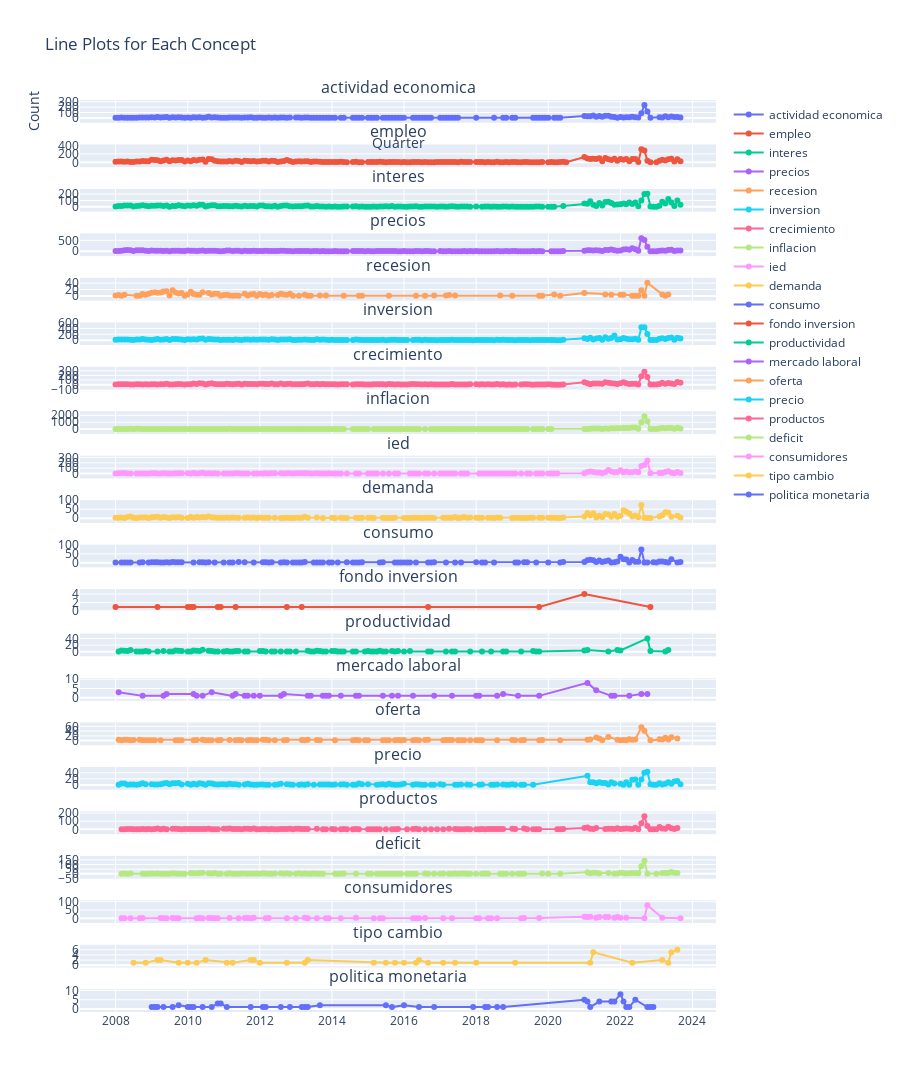

Source (notebook cell):
### Code cell
import plotly.graph_objects as go
from plotly.subplots import make_subplots
import pandas as pd

# Assuming you have the 'inflacion' DataFrame with 'concept_column' and 'month' columns
# You may replace 'inflacion' with your actual DataFrame name

# Convert Period objects to string representation
inflacion['month_str'] = inflacion['month'].astype(str)

# Get unique concepts
unique_concepts = inflacion['text_column'].unique()

# Create subplots
fig = make_subplots(rows=len(unique_concepts), cols=1, shared_xaxes=True, subplot_titles=unique_concepts)

# Iterate through each concept
for i, concept in enumerate(unique_concepts, start=1):
    # Filter DataFrame for the current concept
    concept_data = inflacion[inflacion['text_column'] == concept]
    
    # Pivot the filtered DataFrame
    pivot_table = concept_data.pivot_table(index='month_str', aggfunc='size', fill_value=0)
    
    # Add trace for the concept
    trace = go.Scatter(x=pivot_table.index, y=pivot_table, mode='lines+markers', name=concept)
    fig.add_trace(trace, row=i, col=1)

    # Update layout for each subplot
    fig.update_layout(title_text=f'Line Plot of Counts for {concept}',
                      xaxis_title='Quarter',
                      yaxis_title='Count',
                      showlegend=True)

# Update layout for the entire figure
fig.update_layout(height=len(unique_concepts) * 300, title_text='Line Plots for Each Concept')

# Show the plot
fig.show()

### Figure 1 — Plotly figure (JSON) as saved in the notebook; plotly's stock layout.template omitted (floating-point values rounded to 4 significant figures; data arrays with more than 128 entries replaced by an {"elided": "..."} marker saying what was removed)
{"data": [{"mode": "lines+markers", "name": "actividad economica", "type": "scatter", "x": {"elided": "151 str values"}, "xaxis": "x", "y": {"elided": "151 int values"}, "yaxis": "y"}, {"mode": "lines+markers", "name": "empleo", "type": "scatter", "x": {"elided": "179 str values"}, "xaxis": "x2", "y": {"elided": "179 int values"}, "yaxis": "y2"}, {"mode": "lines+markers", "name": "interes", "type": "scatter", "x": {"elided": "177 str values"}, "xaxis": "x3", "y": {"elided": "177 int values"}, "yaxis": "y3"}, {"mode": "lines+markers", "name": "precios", "type": "scatter", "x": {"elided": "179 str values"}, "xaxis": "x4", "y": {"elided": "179 int values"}, "yaxis": "y4"}, {"mode": "lines+markers", "name": "recesion", "type": "scatter", "x": ["2008-01", "2008-02", "2008-03", "2008-04", "2008-08", "2008-09", "2008-10", "2008-11", "2008-12", "2009-01", "2009-02", "2009-03", "2009-04", "2009-05", "2009-06", "2009-07", "2009-08", "2009-09", "2009-10", "2009-11", "2009-12", "2010-01", "2010-02", "2010-03", "2010-04", "2010-05", "2010-06", "2010-08", "2010-09", "2010-10", "2010-11", "2010-12", "2011-01", "2011-02", "2011-03", "2011-04", "2011-05", "2011-06", "2011-08", "2011-09", "2011-10", "2011-11", "2011-12", "2012-01", "2012-02", "2012-03", "2012-04", "2012-05", "2012-07", "2012-08", "2012-09", "2012-10", "2012-11", "2012-12", "2013-02", "2013-04", "2013-05", "2013-06", "2013-09", "2013-11", "2014-05", "2014-10", "2014-11", "2015-08", "2016-05", "2016-08", "2016-11", "2017-03", "2017-04", "2017-06", "2018-09", "2019-01", "2019-10", "2019-11", "2020-03", "2020-05", "2021-01", "2021-08", "2021-10", "2022-01", "2022-02", "2022-05", "2022-06", "2022-07", "2022-08", "2022-09", "2022-10", "2023-03", "2023-04", "2023-05"], "xaxis": "x5", "y": [2, 3, 1, 4, 1, 1, 6, 4, 7, 10, 12, 10, 11, 14, 15, 2, 18, 11, 8, 9, 1, 5, 13, 6, 4, 4, 12, 9, 5, 7, 7, 1, 3, 4, 2, 1, 2, 1, 7, 2, 5, 6, 1, 6, 3, 5, 1, 3, 3, 7, 5, 4, 7, 1, 1, 4, 1, 1, 2, 2, 1, 1, 1, 1, 1, 1, 2, 2, 3, 2, 2, 1, 1, 1, 5, 1, 9, 5, 4, 4, 4, 1, 1, 1, 18, 1, 41, 5, 1, 5], "yaxis": "y5"}, {"mode": "lines+markers", "name": "inversion", "type": "scatter", "x": {"elided": "181 str values"}, "xaxis": "x6", "y": {"elided": "181 int values"}, "yaxis": "y6"}, {"mode": "lines+markers", "name": "crecimiento", "type": "scatter", "x": {"elided": "180 str values"}, "xaxis": "x7", "y": {"elided": "180 int values"}, "yaxis": "y7"}, {"mode": "lines+markers", "name": "inflacion", "type": "scatter", "x": {"elided": "172 str values"}, "xaxis": "x8", "y": {"elided": "172 int values"}, "yaxis": "y8"}, {"mode": "lines+markers", "name": "ied", "type": "scatter", "x": {"elided": "152 str values"}, "xaxis": "x9", "y": {"elided": "152 int values"}, "yaxis": "y9"}, {"mode": "lines+markers", "name": "demanda", "type": "scatter", "x": {"elided": "154 str values"}, "xaxis": "x10", "y": {"elided": "154 int values"}, "yaxis": "y10"}, {"mode": "lines+markers", "name": "consumo", "type": "scatter", "x": ["2008-01", "2008-03", "2008-04", "2008-05", "2008-06", "2008-09", "2008-10", "2008-12", "2009-01", "2009-02", "2009-03", "2009-04", "2009-05", "2009-06", "2009-07", "2009-08", "2009-09", "2009-10", "2009-11", "2010-03", "2010-05", "2010-06", "2010-07", "2010-08", "2010-10", "2011-01", "2011-03", "2011-04", "2011-06", "2011-08", "2011-11", "2012-02", "2012-03", "2012-04", "2012-05", "2012-08", "2012-09", "2012-10", "2012-12", "2013-01", "2013-02", "2013-03", "2013-04", "2013-07", "2013-08", "2013-09", "2013-10", "2013-12", "2014-01", "2014-03", "2014-06", "2014-08", "2014-09", "2014-10", "2014-11", "2015-05", "2015-06", "2015-10", "2015-11", "2015-12", "2016-01", "2016-02", "2016-03", "2016-05", "2016-09", "2016-10", "2016-11", "2017-03", "2017-06", "2017-08", "2018-01", "2018-03", "2018-04", "2018-07", "2019-02", "2019-03", "2019-05", "2019-06", "2019-09", "2020-01", "2020-05", "2020-06", "2021-01", "2021-02", "2021-03", "2021-04", "2021-05", "2021-06", "2021-07", "2021-08", "2021-09", "2021-10", "2021-11", "2021-12", "2022-01", "2022-02", "2022-03", "2022-04", "2022-05", "2022-06", "2022-07", "2022-08", "2022-09", "2022-10", "2022-12", "2023-01", "2023-02", "2023-03", "2023-04", "2023-05", "2023-06", "2023-08", "2023-09"], "xaxis": "x11", "y": [1, 1, 1, 1, 1, 1, 3, 1, 2, 2, 2, 1, 1, 2, 1, 4, 2, 2, 2, 1, 3, 3, 1, 3, 1, 1, 1, 1, 4, 2, 1, 3, 2, 1, 2, 1, 2, 1, 1, 1, 1, 1, 4, 1, 1, 1, 1, 1, 1, 1, 2, 1, 1, 1, 2, 1, 2, 1, 1, 1, 1, 1, 1, 1, 1, 1, 2, 1, 1, 1, 2, 1, 1, 1, 1, 1, 2, 2, 1, 1, 1, 4, 4, 14, 16, 14, 4, 12, 4, 8, 12, 1, 2, 6, 34, 20, 18, 1, 15, 5, 5, 75, 1, 1, 2, 1, 6, 6, 4, 1, 20, 1, 4], "yaxis": "y11"}, {"mode": "lines+markers", "name": "fondo inversion", "type": "scatter", "x": ["2008-01", "2009-03", "2010-01", "2010-02", "2010-03", "2010-11", "2010-12", "2011-05", "2012-10", "2013-03", "2016-09", "2019-10", "2021-01", "2022-11"], "xaxis": "x12", "y": [1, 1, 1, 1, 1, 1, 1, 1, 1, 1, 1, 1, 4, 1], "yaxis": "y12"}, {"mode": "lines+markers", "name": "productividad", "type": "scatter", "x": ["2008-02", "2008-03", "2008-04", "2008-05", "2008-06", "2008-08", "2008-09", "2008-10", "2008-11", "2008-12", "2009-03", "2009-05", "2009-07", "2009-08", "2009-09", "2009-10", "2009-11", "2010-01", "2010-02", "2010-03", "2010-04", "2010-05", "2010-06", "2010-08", "2010-09", "2010-10", "2010-11", "2011-01", "2011-02", "2011-03", "2011-04", "2011-05", "2011-06", "2011-08", "2011-09", "2012-01", "2012-02", "2012-03", "2012-05", "2012-06", "2012-08", "2012-10", "2012-11", "2013-01", "2013-05", "2013-06", "2013-07", "2013-08", "2013-09", "2013-10", "2013-11", "2014-01", "2014-02", "2014-03", "2014-04", "2014-05", "2014-08", "2014-09", "2014-12", "2015-01", "2015-02", "2015-03", "2015-04", "2015-05", "2015-06", "2015-07", "2015-09", "2015-10", "2015-11", "2016-01", "2016-03", "2016-09", "2016-10", "2017-03", "2017-05", "2017-06", "2017-11", "2018-03", "2018-06", "2018-10", "2018-11", "2019-04", "2019-08", "2019-09", "2019-10", "2021-01", "2021-02", "2021-09", "2021-12", "2022-01", "2022-10", "2022-11", "2023-04", "2023-05"], "xaxis": "x13", "y": [1, 4, 3, 2, 5, 1, 1, 1, 2, 1, 1, 2, 1, 1, 4, 3, 2, 1, 1, 4, 3, 2, 6, 3, 2, 1, 1, 1, 2, 1, 1, 2, 2, 1, 1, 2, 2, 1, 1, 1, 1, 1, 1, 1, 3, 1, 1, 3, 2, 1, 1, 2, 2, 1, 1, 1, 1, 1, 1, 2, 1, 1, 1, 3, 1, 1, 2, 1, 2, 1, 2, 1, 1, 1, 1, 1, 1, 1, 1, 1, 1, 1, 2, 1, 1, 4, 5, 1, 5, 4, 40, 2, 1, 5], "yaxis": "y13"}, {"mode": "lines+markers", "name": "mercado laboral", "type": "scatter", "x": ["2008-02", "2008-10", "2009-05", "2009-06", "2010-03", "2010-04", "2010-06", "2010-09", "2011-04", "2011-05", "2011-08", "2011-09", "2011-11", "2012-01", "2012-08", "2012-09", "2013-05", "2013-06", "2013-10", "2013-11", "2013-12", "2014-04", "2014-09", "2014-10", "2015-06", "2015-09", "2015-11", "2016-04", "2016-11", "2017-05", "2018-01", "2018-02", "2018-08", "2018-10", "2019-03", "2019-10", "2021-02", "2021-05", "2021-10", "2021-11", "2022-04", "2022-08", "2022-10"], "xaxis": "x14", "y": [3, 1, 1, 2, 2, 1, 1, 3, 1, 2, 1, 1, 1, 1, 1, 2, 1, 1, 1, 1, 1, 1, 1, 1, 1, 1, 1, 1, 1, 1, 1, 1, 1, 2, 1, 1, 8, 4, 1, 1, 1, 2, 2], "yaxis": "y14"}, {"mode": "lines+markers", "name": "oferta", "type": "scatter", "x": ["2008-02", "2008-03", "2008-04", "2008-05", "2008-06", "2008-07", "2008-09", "2008-10", "2008-11", "2008-12", "2009-01", "2009-02", "2009-04", "2009-09", "2009-10", "2009-11", "2010-03", "2010-04", "2010-06", "2010-07", "2010-08", "2010-09", "2010-11", "2010-12", "2011-03", "2011-05", "2011-06", "2011-07", "2011-09", "2011-10", "2011-11", "2011-12", "2012-02", "2012-03", "2012-04", "2012-06", "2012-09", "2012-10", "2013-03", "2013-04", "2013-05", "2013-08", "2013-09", "2014-02", "2014-08", "2014-09", "2014-10", "2014-12", "2015-01", "2015-06", "2015-07", "2015-08", "2015-10", "2015-11", "2015-12", "2016-01", "2016-04", "2016-05", "2016-06", "2016-08", "2016-09", "2017-02", "2017-03", "2017-04", "2017-05", "2017-07", "2017-08", "2017-09", "2017-11", "2018-01", "2018-02", "2018-03", "2018-08", "2019-01", "2019-02", "2019-04", "2019-05", "2019-10", "2019-11", "2020-05", "2021-02", "2021-03", "2021-05", "2021-06", "2021-07", "2021-09", "2021-12", "2022-01", "2022-02", "2022-03", "2022-04", "2022-05", "2022-06", "2022-08", "2022-09", "2022-11", "2023-02", "2023-03", "2023-04", "2023-05", "2023-06", "2023-08"], "xaxis": "x15", "y": [3, 1, 3, 3, 1, 2, 3, 1, 1, 1, 1, 1, 1, 1, 1, 1, 1, 2, 3, 1, 1, 1, 1, 2, 2, 1, 2, 1, 1, 2, 1, 1, 3, 3, 1, 1, 1, 2, 2, 1, 3, 2, 1, 1, 1, 2, 1, 1, 1, 1, 1, 1, 1, 2, 1, 2, 1, 2, 1, 2, 3, 1, 2, 2, 2, 1, 1, 1, 1, 1, 1, 1, 1, 2, 1, 1, 2, 1, 2, 1, 4, 5, 13, 9, 1, 15, 4, 1, 2, 1, 6, 4, 5, 56, 42, 1, 6, 5, 12, 5, 14, 9], "yaxis": "y15"}, {"mode": "lines+markers", "name": "precio", "type": "scatter", "x": {"elided": "141 str values"}, "xaxis": "x16", "y": {"elided": "141 int values"}, "yaxis": "y16"}, {"mode": "lines+markers", "name": "productos", "type": "scatter", "x": {"elided": "146 str values"}, "xaxis": "x17", "y": {"elided": "146 int values"}, "yaxis": "y17"}, {"mode": "lines+markers", "name": "deficit", "type": "scatter", "x": {"elided": "132 str values"}, "xaxis": "x18", "y": {"elided": "132 int values"}, "yaxis": "y18"}, {"mode": "lines+markers", "name": "consumidores", "type": "scatter", "x": ["2008-03", "2008-04", "2008-06", "2008-09", "2008-10", "2009-04", "2009-05", "2009-06", "2009-08", "2009-09", "2009-10", "2010-04", "2010-05", "2010-06", "2010-08", "2010-09", "2010-10", "2010-11", "2011-03", "2011-06", "2011-08", "2011-09", "2011-10", "2011-11", "2012-03", "2012-04", "2012-10", "2013-01", "2013-04", "2013-05", "2013-08", "2013-11", "2013-12", "2014-04", "2014-09", "2015-03", "2015-05", "2015-06", "2016-04", "2016-05", "2016-06", "2016-08", "2017-02", "2017-05", "2018-01", "2018-02", "2018-05", "2018-06", "2018-08", "2019-04", "2019-05", "2019-10", "2021-01", "2021-02", "2021-03", "2021-05", "2021-06", "2021-08", "2021-09", "2021-11", "2021-12", "2022-01", "2022-03", "2022-09", "2022-10", "2023-03", "2023-09"], "xaxis": "x19", "y": [1, 1, 1, 1, 2, 2, 1, 1, 2, 1, 1, 1, 2, 1, 2, 2, 1, 1, 2, 1, 2, 2, 1, 3, 1, 2, 1, 1, 3, 1, 1, 1, 1, 1, 3, 1, 1, 1, 1, 1, 1, 2, 1, 1, 1, 1, 1, 1, 1, 1, 2, 2, 10, 8, 9, 4, 8, 8, 8, 4, 8, 4, 4, 1, 79, 4, 1], "yaxis": "y19"}, {"mode": "lines+markers", "name": "tipo cambio", "type": "scatter", "x": ["2008-07", "2008-11", "2009-03", "2009-04", "2009-10", "2010-01", "2010-04", "2010-07", "2011-02", "2011-04", "2011-10", "2011-11", "2012-01", "2012-10", "2013-04", "2013-05", "2015-03", "2015-07", "2015-10", "2016-01", "2016-05", "2016-06", "2016-09", "2017-02", "2017-06", "2018-01", "2019-02", "2021-03", "2021-04", "2022-05", "2023-03", "2023-05", "2023-06", "2023-08"], "xaxis": "x20", "y": [1, 1, 2, 2, 1, 1, 1, 2, 1, 1, 2, 2, 1, 1, 1, 2, 1, 1, 1, 1, 1, 2, 1, 1, 1, 1, 1, 1, 5, 1, 2, 1, 5, 6], "yaxis": "y20"}, {"mode": "lines+markers", "name": "politica monetaria", "type": "scatter", "x": ["2009-01", "2009-02", "2009-03", "2009-05", "2009-08", "2009-10", "2010-01", "2010-02", "2010-03", "2010-06", "2010-09", "2010-11", "2010-12", "2011-02", "2011-10", "2012-02", "2012-03", "2012-08", "2012-11", "2013-03", "2013-04", "2013-05", "2013-09", "2015-07", "2015-09", "2016-01", "2016-06", "2016-11", "2017-12", "2018-04", "2018-05", "2018-08", "2018-10", "2021-01", "2021-02", "2021-03", "2021-06", "2021-10", "2021-11", "2022-01", "2022-02", "2022-03", "2022-04", "2022-06", "2022-10", "2022-11", "2022-12"], "xaxis": "x21", "y": [1, 1, 1, 1, 1, 2, 1, 1, 1, 1, 1, 3, 3, 1, 1, 1, 1, 1, 1, 1, 1, 1, 2, 2, 1, 2, 1, 1, 1, 1, 1, 1, 1, 5, 4, 1, 4, 4, 4, 8, 4, 1, 1, 5, 1, 1, 1], "yaxis": "y21"}], "layout": {"annotations": [{"font": {"size": 16}, "showarrow": false, "text": "actividad economica", "x": 0.5, "xanchor": "center", "xref": "paper", "y": 1.0, "yanchor": "bottom", "yref": "paper"}, {"font": {"size": 16}, "showarrow": false, "text": "empleo", "x": 0.5, "xanchor": "center", "xref": "paper", "y": 0.9512, "yanchor": "bottom", "yref": "paper"}, {"font": {"size": 16}, "showarrow": false, "text": "interes", "x": 0.5, "xanchor": "center", "xref": "paper", "y": 0.9025, "yanchor": "bottom", "yref": "paper"}, {"font": {"size": 16}, "showarrow": false, "text": "precios", "x": 0.5, "xanchor": "center", "xref": "paper", "y": 0.8537, "yanchor": "bottom", "yref": "paper"}, {"font": {"size": 16}, "showarrow": false, "text": "recesion", "x": 0.5, "xanchor": "center", "xref": "paper", "y": 0.805, "yanchor": "bottom", "yref": "paper"}, {"font": {"size": 16}, "showarrow": false, "text": "inversion", "x": 0.5, "xanchor": "center", "xref": "paper", "y": 0.7562, "yanchor": "bottom", "yref": "paper"}, {"font": {"size": 16}, "showarrow": false, "text": "crecimiento", "x": 0.5, "xanchor": "center", "xref": "paper", "y": 0.7075, "yanchor": "bottom", "yref": "paper"}, {"font": {"size": 16}, "showarrow": false, "text": "inflacion", "x": 0.5, "xanchor": "center", "xref": "paper", "y": 0.6587, "yanchor": "bottom", "yref": "paper"}, {"font": {"size": 16}, "showarrow": false, "text": "ied", "x": 0.5, "xanchor": "center", "xref": "paper", "y": 0.61, "yanchor": "bottom", "yref": "paper"}, {"font": {"size": 16}, "showarrow": false, "text": "demanda", "x": 0.5, "xanchor": "center", "xref": "paper", "y": 0.5612, "yanchor": "bottom", "yref": "paper"}, {"font": {"size": 16}, "showarrow": false, "text": "consumo", "x": 0.5, "xanchor": "center", "xref": "paper", "y": 0.5125, "yanchor": "bottom", "yref": "paper"}, {"font": {"size": 16}, "showarrow": false, "text": "fondo inversion", "x": 0.5, "xanchor": "center", "xref": "paper", "y": 0.4637, "yanchor": "bottom", "yref": "paper"}, {"font": {"size": 16}, "showarrow": false, "text": "productividad", "x": 0.5, "xanchor": "center", "xref": "paper", "y": 0.415, "yanchor": "bottom", "yref": "paper"}, {"font": {"size": 16}, "showarrow": false, "text": "mercado laboral", "x": 0.5, "xanchor": "center", "xref": "paper", "y": 0.3662, "yanchor": "bottom", "yref": "paper"}, {"font": {"size": 16}, "showarrow": false, "text": "oferta", "x": 0.5, "xanchor": "center", "xref": "paper", "y": 0.3175, "yanchor": "bottom", "yref": "paper"}, {"font": {"size": 16}, "showarrow": false, "text": "precio", "x": 0.5, "xanchor": "center", "xref": "paper", "y": 0.2687, "yanchor": "bottom", "yref": "paper"}, {"font": {"size": 16}, "showarrow": false, "text": "productos", "x": 0.5, "xanchor": "center", "xref": "paper", "y": 0.22, "yanchor": "bottom", "yref": "paper"}, {"font": {"size": 16}, "showarrow": false, "text": "deficit", "x": 0.5, "xanchor": "center", "xref": "paper", "y": 0.1712, "yanchor": "bottom", "yref": "paper"}, {"font": {"size": 16}, "showarrow": false, "text": "consumidores", "x": 0.5, "xanchor": "center", "xref": "paper", "y": 0.1224, "yanchor": "bottom", "yref": "paper"}, {"font": {"size": 16}, "showarrow": false, "text": "tipo cambio", "x": 0.5, "xanchor": "center", "xref": "paper", "y": 0.0737, "yanchor": "bottom", "yref": "paper"}, {"font": {"size": 16}, "showarrow": false, "text": "politica monetaria", "x": 0.5, "xanchor": "center", "xref": "paper", "y": 0.02494, "yanchor": "bottom", "yref": "paper"}], "height": 6300, "showlegend": true, "title": {"text": "Line Plots for Each Concept"}, "xaxis": {"anchor": "y", "domain": [0, 1], "matches": "x21", "showticklabels": false, "title": {"text": "Quarter"}}, "xaxis10": {"anchor": "y10", "domain": [0, 1], "matches": "x21", "showticklabels": false}, "xaxis11": {"anchor": "y11", "domain": [0, 1], "matches": "x21", "showticklabels": false}, "xaxis12": {"anchor": "y12", "domain": [0, 1], "matches": "x21", "showticklabels": false}, "xaxis13": {"anchor": "y13", "domain": [0, 1], "matches": "x21", "showticklabels": false}, "xaxis14": {"anchor": "y14", "domain": [0, 1], "matches": "x21", "showticklabels": false}, "xaxis15": {"anchor": "y15", "domain": [0, 1], "matches": "x21", "showticklabels": false}, "xaxis16": {"anchor": "y16", "domain": [0, 1], "matches": "x21", "showticklabels": false}, "xaxis17": {"anchor": "y17", "domain": [0, 1], "matches": "x21", "showticklabels": false}, "xaxis18": {"anchor": "y18", "domain": [0, 1], "matches": "x21", "showticklabels": false}, "xaxis19": {"anchor": "y19", "domain": [0, 1], "matches": "x21", "showticklabels": false}, "xaxis2": {"anchor": "y2", "domain": [0, 1], "matches": "x21", "showticklabels": false}, "xaxis20": {"anchor": "y20", "domain": [0, 1], "matches": "x21", "showticklabels": false}, "xaxis21": {"anchor": "y21", "domain": [0, 1]}, "xaxis3": {"anchor": "y3", "domain": [0, 1], "matches": "x21", "showticklabels": false}, "xaxis4": {"anchor": "y4", "domain": [0, 1], "matches": "x21", "showticklabels": false}, "xaxis5": {"anchor": "y5", "domain": [0, 1], "matches": "x21", "showticklabels": false}, "xaxis6": {"anchor": "y6", "domain": [0, 1], "matches": "x21", "showticklabels": false}, "xaxis7": {"anchor": "y7", "domain": [0, 1], "matches": "x21", "showticklabels": false}, "xaxis8": {"anchor": "y8", "domain": [0, 1], "matches": "x21", "showticklabels": false}, "xaxis9": {"anchor": "y9", "domain": [0, 1], "matches": "x21", "showticklabels": false}, "yaxis": {"anchor": "x", "domain": [0.9751, 1.0], "title": {"text": "Count"}}, "yaxis10": {"anchor": "x10", "domain": [0.5363, 0.5612]}, "yaxis11": {"anchor": "x11", "domain": [0.4875, 0.5125]}, "yaxis12": {"anchor": "x12", "domain": [0.4388, 0.4637]}, "yaxis13": {"anchor": "x13", "domain": [0.39, 0.415]}, "yaxis14": {"anchor": "x14", "domain": [0.3413, 0.3662]}, "yaxis15": {"anchor": "x15", "domain": [0.2925, 0.3175]}, "yaxis16": {"anchor": "x16", "domain": [0.2438, 0.2687]}, "yaxis17": {"anchor": "x17", "domain": [0.195, 0.22]}, "yaxis18": {"anchor": "x18", "domain": [0.1463, 0.1712]}, "yaxis19": {"anchor": "x19", "domain": [0.09751, 0.1224]}, "yaxis2": {"anchor": "x2", "domain": [0.9263, 0.9512]}, "yaxis20": {"anchor": "x20", "domain": [0.04875, 0.0737]}, "yaxis21": {"anchor": "x21", "domain": [0, 0.02494]}, "yaxis3": {"anchor": "x3", "domain": [0.8776, 0.9025]}, "yaxis4": {"anchor": "x4", "domain": [0.8288, 0.8537]}, "yaxis5": {"anchor": "x5", "domain": [0.78, 0.805]}, "yaxis6": {"anchor": "x6", "domain": [0.7313, 0.7562]}, "yaxis7": {"anchor": "x7", "domain": [0.6825, 0.7075]}, "yaxis8": {"anchor": "x8", "domain": [0.6338, 0.6587]}, "yaxis9": {"anchor": "x9", "domain": [0.585, 0.61]}}}
